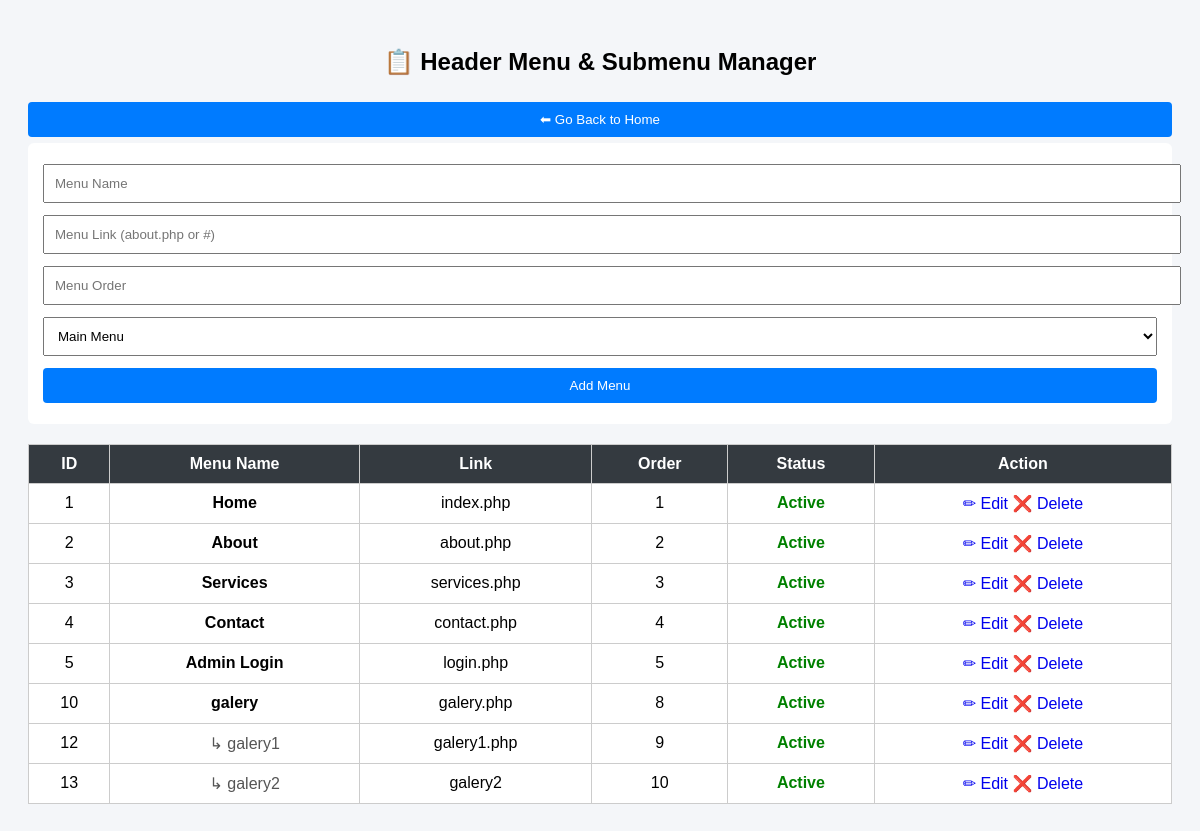
/manage_header.php, run on the app's committed database.
### tables this page shows
CREATE TABLE `header_menu` (
  `id` int(11) NOT NULL,
  `menu_name` varchar(100) NOT NULL,
  `menu_link` varchar(150) NOT NULL,
  `menu_order` int(11) DEFAULT 0,
  `status` tinyint(1) DEFAULT 1,
  `parent_id` int(11) DEFAULT 0
);

### manage_header.php (the view, shortened to what this page needs)
<?php
include 'conn.php';
$editData = null;
?>
<!DOCTYPE html>
<html>
<head>
</head>
<body>
<h2>📋 Header Menu & Submenu Manager</h2>
<a href="admin_menu.php">
    <button type="button" style="padding:10px 20px; cursor:pointer;">
        ⬅ Go Back to Home
    </button>
</a>
<form method="post">
<input type="text" name="menu_name" placeholder="Menu Name"
value="<?= $editData['menu_name'] ?? '' ?>" required>
<input type="text" name="menu_link" placeholder="Menu Link (about.php or #)"
value="<?= $editData['menu_link'] ?? '' ?>" required>
<input type="number" name="menu_order" placeholder="Menu Order"
value="<?= $editData['menu_order'] ?? '' ?>" required>
<select name="parent_id">
<option value="0">Main Menu</option>
</select>
<button name="save">
<?= $editData ? 'Update Menu' : 'Add Menu' ?>
</button>
</form>
<table>
<tr>
<th>ID</th>
<th>Menu Name</th>
<th>Link</th>
<th>Order</th>
<th>Status</th>
<th>Action</th>
</tr>
<?php
$menus = mysqli_query($conn, "SELECT * FROM header_menu WHERE parent_id=0 ORDER BY menu_order ASC");
while ($row = mysqli_fetch_assoc($menus)) {
?>
<tr>
<td><?= $row['id'] ?></td>
<td><strong><?= htmlspecialchars($row['menu_name']) ?></strong></td>
<td><?= $row['menu_link'] ?></td>
<td><?= $row['menu_order'] ?></td>
<td>
<?php if ($row['status']) { ?>
<a class="active" href="?id=<?= $row['id'] ?>&status=0">Active</a>
<?php } else { ?>
<a class="inactive" href="?id=<?= $row['id'] ?>&status=1">Inactive</a>
<?php } ?>
</td>
<td>
<a href="?edit=<?= $row['id'] ?>">✏ Edit</a>
<a href="?delete=<?= $row['id'] ?>" onclick="return confirm('Delete menu & submenus?')">❌ Delete</a>
</td>
</tr>
<?php
$subs = mysqli_query($conn, "SELECT * FROM header_menu WHERE parent_id={$row['id']} ORDER BY menu_order ASC");
while ($sub = mysqli_fetch_assoc($subs)) {
?>
<tr>
<td><?= $sub['id'] ?></td>
<td class="sub">↳ <?= htmlspecialchars($sub['menu_name']) ?></td>
<td><?= $sub['menu_link'] ?></td>
<td><?= $sub['menu_order'] ?></td>
<td>
<?php if ($sub['status']) { ?>
<a class="active" href="?id=<?= $sub['id'] ?>&status=0">Active</a>
<?php } else { ?>
<a class="inactive" href="?id=<?= $sub['id'] ?>&status=1">Inactive</a>
<?php } ?>
</td>
<td>
<a href="?edit=<?= $sub['id'] ?>">✏ Edit</a>
<a href="?delete=<?= $sub['id'] ?>" onclick="return confirm('Delete submenu?')">❌ Delete</a>
</td>
</tr>
<?php } } ?>
</table>
</body>
</html>

### manage_header.php (style rules this page uses)
body { font-family:Arial;background:#f4f6f9;padding:20px }
h2 { text-align:center }
form { background:#fff;padding:15px;border-radius:6px;margin-bottom:20px }
input,select,button { padding:10px;margin:6px 0;width:100% }
button { background:#007bff;color:#fff;border:none;border-radius:4px }
table { width:100%;background:#fff;border-collapse:collapse }
th,td { border:1px solid #ccc;padding:10px;text-align:center }
th { background:#343a40;color:#fff }
a { text-decoration:none }
.active { color:green;font-weight:bold }
.sub { padding-left:30px;color:#555 }

### data on the page
header_menu: id "1", menu_name "Home", menu_link "index.php", menu_order "1"
header_menu: id "2", menu_name "About", menu_link "about.php", menu_order "2"
header_menu: id "3", menu_name "Services", menu_link "services.php", menu_order "3"
header_menu: id "4", menu_name "Contact", menu_link "contact.php", menu_order "4"
header_menu: id "5", menu_name "Admin Login", menu_link "login.php", menu_order "5"
header_menu: id "10", menu_name "galery", menu_link "galery.php", menu_order "8"
header_menu: id "12", menu_name "galery1", menu_link "galery1.php", menu_order "9"
header_menu: id "13", menu_name "galery2", menu_link "galery2", menu_order "10"
